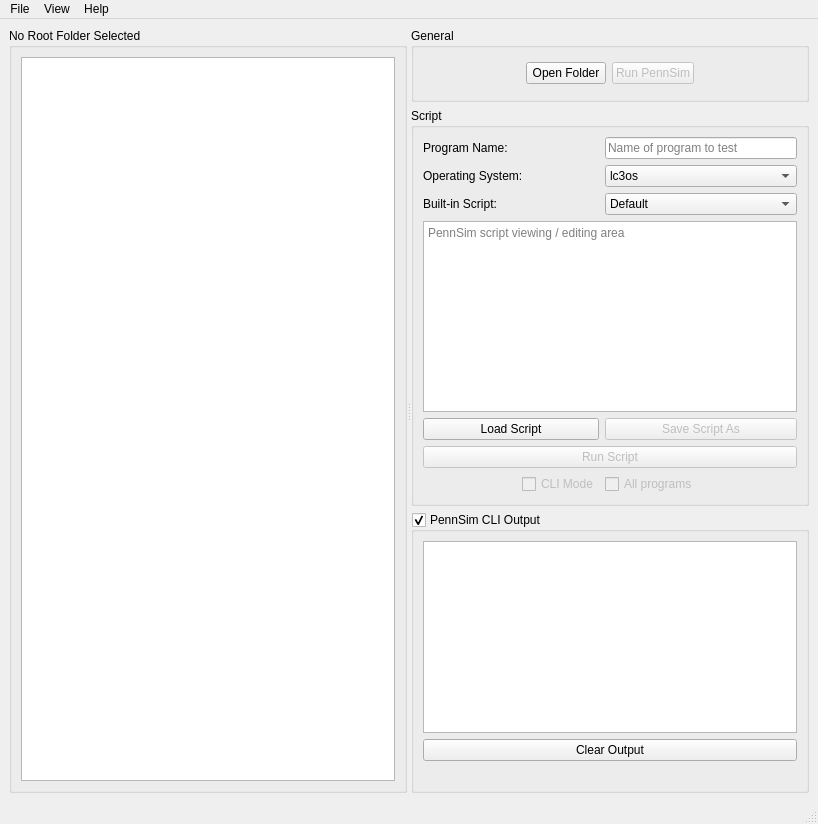
<?xml version="1.0" encoding="UTF-8"?>
<ui version="4.0">
 <class>MainWindow</class>
 <widget class="QMainWindow" name="MainWindow">
  <property name="geometry">
   <rect>
    <x>0</x>
    <y>0</y>
    <width>818</width>
    <height>824</height>
   </rect>
  </property>
  <property name="windowTitle">
   <string>NSim</string>
  </property>
  <widget class="QWidget" name="centralwidget">
   <layout class="QHBoxLayout" name="horizontalLayout_3">
    <item>
     <widget class="QSplitter" name="splitter">
      <property name="orientation">
       <enum>Qt::Horizontal</enum>
      </property>
      <widget class="QGroupBox" name="dirView">
       <property name="autoFillBackground">
        <bool>false</bool>
       </property>
       <property name="title">
        <string>No Root Folder Selected</string>
       </property>
       <property name="flat">
        <bool>false</bool>
       </property>
       <layout class="QHBoxLayout" name="horizontalLayout_2">
        <item>
         <widget class="QTreeView" name="dirTreeView"/>
        </item>
       </layout>
      </widget>
      <widget class="QWidget" name="layoutWidget">
       <layout class="QVBoxLayout" name="verticalLayout">
        <item>
         <widget class="QGroupBox" name="generalGroupBox">
          <property name="title">
           <string>General</string>
          </property>
          <layout class="QHBoxLayout" name="horizontalLayout">
           <item>
            <spacer name="horizontalSpacer_2">
             <property name="orientation">
              <enum>Qt::Horizontal</enum>
             </property>
             <property name="sizeHint" stdset="0">
              <size>
               <width>39</width>
               <height>33</height>
              </size>
             </property>
            </spacer>
           </item>
           <item>
            <widget class="QPushButton" name="openDirButton">
             <property name="text">
              <string>Open Folder</string>
             </property>
            </widget>
           </item>
           <item>
            <widget class="QPushButton" name="runPennSimButton">
             <property name="enabled">
              <bool>false</bool>
             </property>
             <property name="toolTip">
              <string>Starts new PennSim Instance</string>
             </property>
             <property name="text">
              <string>Run PennSim</string>
             </property>
             <property name="autoDefault">
              <bool>false</bool>
             </property>
             <property name="default">
              <bool>false</bool>
             </property>
             <property name="flat">
              <bool>false</bool>
             </property>
            </widget>
           </item>
           <item>
            <spacer name="horizontalSpacer">
             <property name="orientation">
              <enum>Qt::Horizontal</enum>
             </property>
             <property name="sizeHint" stdset="0">
              <size>
               <width>39</width>
               <height>30</height>
              </size>
             </property>
            </spacer>
           </item>
          </layout>
         </widget>
        </item>
        <item>
         <widget class="QGroupBox" name="scriptGroupBox">
          <property name="sizePolicy">
           <sizepolicy hsizetype="Preferred" vsizetype="Preferred">
            <horstretch>0</horstretch>
            <verstretch>0</verstretch>
           </sizepolicy>
          </property>
          <property name="title">
           <string>Script</string>
          </property>
          <layout class="QGridLayout" name="gridLayout">
           <item row="6" column="0" colspan="4">
            <widget class="QPushButton" name="runButton">
             <property name="enabled">
              <bool>false</bool>
             </property>
             <property name="toolTip">
              <string>Run script loaded in script editor</string>
             </property>
             <property name="text">
              <string>Run Script</string>
             </property>
            </widget>
           </item>
           <item row="5" column="0" colspan="2">
            <widget class="QPushButton" name="loadScriptButton">
             <property name="text">
              <string>Load Script</string>
             </property>
            </widget>
           </item>
           <item row="3" column="2" colspan="2">
            <widget class="QComboBox" name="scriptComboBox">
             <property name="enabled">
              <bool>true</bool>
             </property>
             <property name="toolTip">
              <string/>
             </property>
             <item>
              <property name="text">
               <string>Default</string>
              </property>
             </item>
             <item>
              <property name="text">
               <string>Assembly Test</string>
              </property>
             </item>
            </widget>
           </item>
           <item row="1" column="0" colspan="2">
            <widget class="QLabel" name="programNameEditLabel">
             <property name="toolTip">
              <string>Provide name to find automatically or select from root folder tree.</string>
             </property>
             <property name="text">
              <string>Program Name:</string>
             </property>
             <property name="buddy">
              <cstring>programNameEdit</cstring>
             </property>
            </widget>
           </item>
           <item row="3" column="0" colspan="2">
            <widget class="QLabel" name="selectTestLabel">
             <property name="enabled">
              <bool>true</bool>
             </property>
             <property name="text">
              <string>Built-in Script:</string>
             </property>
             <property name="buddy">
              <cstring>scriptComboBox</cstring>
             </property>
            </widget>
           </item>
           <item row="1" column="2" colspan="2">
            <widget class="QLineEdit" name="programNameEdit">
             <property name="toolTip">
              <string>Defines name for autofilling built-in scripts and for 'All Programs' run option.</string>
             </property>
             <property name="placeholderText">
              <string>Name of program to test</string>
             </property>
            </widget>
           </item>
           <item row="4" column="0" colspan="4">
            <widget class="QPlainTextEdit" name="scriptEdit">
             <property name="sizePolicy">
              <sizepolicy hsizetype="Expanding" vsizetype="Expanding">
               <horstretch>0</horstretch>
               <verstretch>1</verstretch>
              </sizepolicy>
             </property>
             <property name="placeholderText">
              <string>PennSim script viewing / editing area</string>
             </property>
            </widget>
           </item>
           <item row="2" column="0" colspan="2">
            <widget class="QLabel" name="osLabel">
             <property name="text">
              <string>Operating System:</string>
             </property>
             <property name="buddy">
              <cstring>osComboBox</cstring>
             </property>
            </widget>
           </item>
           <item row="2" column="2" colspan="2">
            <widget class="QComboBox" name="osComboBox">
             <item>
              <property name="text">
               <string>lc3os</string>
              </property>
             </item>
             <item>
              <property name="text">
               <string>p2os</string>
              </property>
             </item>
             <item>
              <property name="text">
               <string>p3os</string>
              </property>
             </item>
             <item>
              <property name="text">
               <string>Other...</string>
              </property>
             </item>
            </widget>
           </item>
           <item row="5" column="2" colspan="2">
            <widget class="QPushButton" name="saveAsScriptButton">
             <property name="enabled">
              <bool>false</bool>
             </property>
             <property name="text">
              <string>Save Script As</string>
             </property>
            </widget>
           </item>
           <item row="9" column="2">
            <widget class="QCheckBox" name="allTestsCheckBox">
             <property name="enabled">
              <bool>false</bool>
             </property>
             <property name="toolTip">
              <string>Recursively runs script against all &lt;Program Name&gt;'s found with selected root or current folder. Program Name determines the program name searched for, not anything in the script.</string>
             </property>
             <property name="statusTip">
              <string>Recursively runs script against all &lt;Program Name&gt;'s found with selected root folder.</string>
             </property>
             <property name="text">
              <string>All programs</string>
             </property>
            </widget>
           </item>
           <item row="9" column="1">
            <widget class="QCheckBox" name="cliModeCheckBox">
             <property name="enabled">
              <bool>false</bool>
             </property>
             <property name="toolTip">
              <string>Run PennSim in command-line mode.</string>
             </property>
             <property name="text">
              <string>CLI Mode</string>
             </property>
            </widget>
           </item>
           <item row="9" column="0">
            <spacer name="horizontalSpacer_3">
             <property name="orientation">
              <enum>Qt::Horizontal</enum>
             </property>
             <property name="sizeType">
              <enum>QSizePolicy::MinimumExpanding</enum>
             </property>
             <property name="sizeHint" stdset="0">
              <size>
               <width>40</width>
               <height>20</height>
              </size>
             </property>
            </spacer>
           </item>
           <item row="9" column="3">
            <spacer name="horizontalSpacer_4">
             <property name="orientation">
              <enum>Qt::Horizontal</enum>
             </property>
             <property name="sizeType">
              <enum>QSizePolicy::MinimumExpanding</enum>
             </property>
             <property name="sizeHint" stdset="0">
              <size>
               <width>0</width>
               <height>0</height>
              </size>
             </property>
            </spacer>
           </item>
          </layout>
         </widget>
        </item>
        <item>
         <widget class="QGroupBox" name="pennSimGroupBox">
          <property name="title">
           <string>PennSim CLI Output</string>
          </property>
          <property name="checkable">
           <bool>true</bool>
          </property>
          <layout class="QVBoxLayout" name="verticalLayout_2">
           <item>
            <widget class="QTextBrowser" name="pennSimTextBrowser"/>
           </item>
           <item>
            <widget class="QPushButton" name="clearCLIOutputButton">
             <property name="text">
              <string>Clear Output</string>
             </property>
            </widget>
           </item>
           <item>
            <widget class="QLabel" name="workingDirLabel">
             <property name="enabled">
              <bool>true</bool>
             </property>
             <property name="font">
              <font>
               <italic>false</italic>
              </font>
             </property>
             <property name="toolTip">
              <string/>
             </property>
             <property name="text">
              <string/>
             </property>
             <property name="textInteractionFlags">
              <set>Qt::LinksAccessibleByMouse|Qt::TextSelectableByMouse</set>
             </property>
            </widget>
           </item>
          </layout>
         </widget>
        </item>
       </layout>
      </widget>
     </widget>
    </item>
   </layout>
  </widget>
  <widget class="QMenuBar" name="menubar">
   <property name="enabled">
    <bool>true</bool>
   </property>
   <property name="geometry">
    <rect>
     <x>0</x>
     <y>0</y>
     <width>818</width>
     <height>28</height>
    </rect>
   </property>
   <widget class="QMenu" name="menuFile">
    <property name="title">
     <string>File</string>
    </property>
    <addaction name="actionOpen_Dir"/>
   </widget>
   <widget class="QMenu" name="menuHelp">
    <property name="title">
     <string>Help</string>
    </property>
   </widget>
   <widget class="QMenu" name="menuView">
    <property name="title">
     <string>View</string>
    </property>
    <addaction name="actionShow_PennSimCLIOutput"/>
   </widget>
   <addaction name="menuFile"/>
   <addaction name="menuView"/>
   <addaction name="menuHelp"/>
  </widget>
  <widget class="QStatusBar" name="statusbar"/>
  <action name="actionOpen_Dir">
   <property name="text">
    <string>Open Folder</string>
   </property>
  </action>
  <action name="actionShow_PennSimCLIOutput">
   <property name="checkable">
    <bool>true</bool>
   </property>
   <property name="text">
    <string>Show PennSim CLI Output</string>
   </property>
  </action>
 </widget>
 <resources/>
 <connections/>
</ui>
